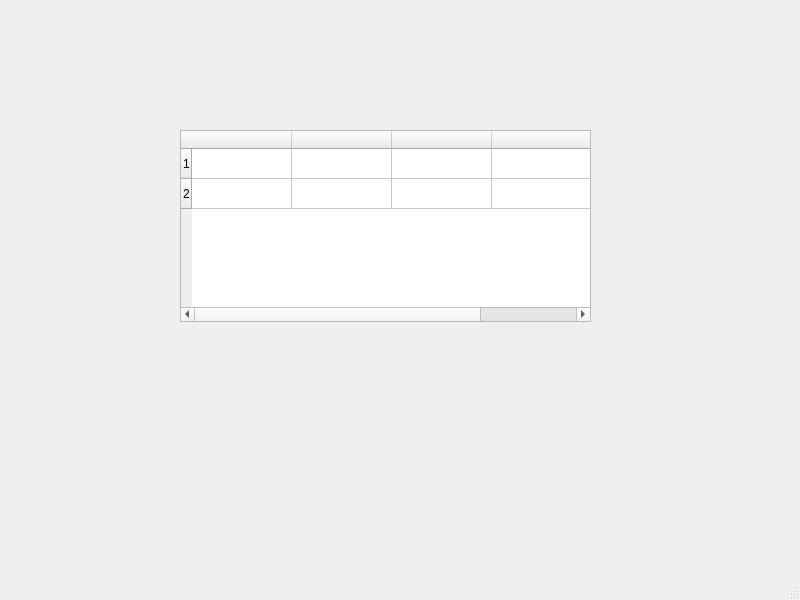
<?xml version="1.0" encoding="UTF-8"?>
<ui version="4.0">
 <class>MainWindow</class>
 <widget class="QMainWindow" name="MainWindow">
  <property name="geometry">
   <rect>
    <x>0</x>
    <y>0</y>
    <width>800</width>
    <height>600</height>
   </rect>
  </property>
  <property name="windowTitle">
   <string>MainWindow</string>
  </property>
  <widget class="QWidget" name="centralwidget">
   <widget class="QTableWidget" name="tableWidget">
    <property name="geometry">
     <rect>
      <x>180</x>
      <y>130</y>
      <width>411</width>
      <height>192</height>
     </rect>
    </property>
    <row>
     <property name="text">
      <string>1</string>
     </property>
    </row>
    <row>
     <property name="text">
      <string>2</string>
     </property>
    </row>
    <column>
     <property name="text">
      <string/>
     </property>
    </column>
    <column>
     <property name="text">
      <string/>
     </property>
    </column>
    <column>
     <property name="text">
      <string/>
     </property>
    </column>
    <column>
     <property name="text">
      <string/>
     </property>
    </column>
   </widget>
  </widget>
  <widget class="QMenuBar" name="menubar">
   <property name="geometry">
    <rect>
     <x>0</x>
     <y>0</y>
     <width>800</width>
     <height>21</height>
    </rect>
   </property>
  </widget>
  <widget class="QStatusBar" name="statusbar"/>
 </widget>
 <resources/>
 <connections/>
</ui>
